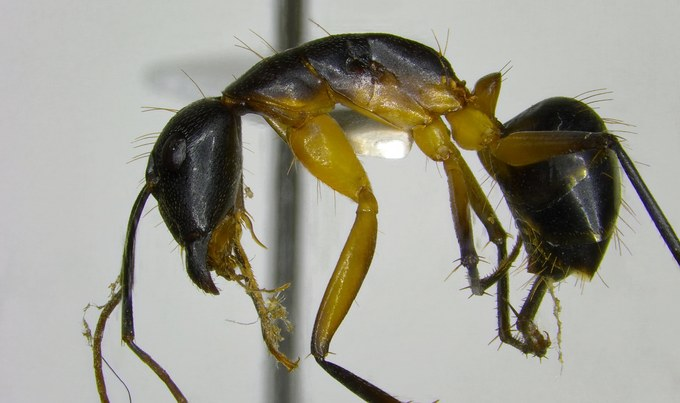
#> input picture assets/examples/ugandan-ant-01.jpg, 680 x 403 px
$ python -i thumbnails.py   (imports and definitions only)
#> lines starting #> are read from the running program, lines starting #| are printed output that depends on the picture
"""Thumbnail rendering for the filmstrip.

Uses Pillow draft mode or OpenCV C/C++ backends for fast thumbnail decoding and resizing.
"""
from __future__ import annotations

from pathlib import Path

import numpy as np
from PIL import Image, ImageOps
from PyQt6.QtCore import Qt
from PyQt6.QtGui import QColor, QFont, QImage, QPainter, QPixmap

from .imread import imread

try:
    import cv2
except ImportError:
    cv2 = None


# [18 lines left out: function _to_uint8, not called in this run]


def _pillow_to_rgb(img: Image.Image) -> Image.Image:
    img = ImageOps.exif_transpose(img)
    if img.mode in ("I;16", "I;16L", "I;16B", "I", "F"):
        gray = _to_uint8(np.asarray(img))
        return Image.fromarray(gray, "L").convert("RGB")
    return img.convert("RGB")


def make_thumbnail_data(path: str, max_edge: int = 120) -> tuple[bytes, int, int]:
    """Decode and downscale an image to raw RGB bytes and (width, height).

    Optimized for filmstrip thumbnails:
    - Uses Pillow JPEG draft mode (decodes directly at reduced resolution in libjpeg)
      for ~4x-6x faster decoding of JPEGs.
    - Uses OpenCV `cv2.INTER_AREA` for fast C/C++ area downsampling of TIFF/PNG frames.
    - Falls back to Pillow BOX resampling for maximum compatibility.
    """
#> called with path = '../assets/examples/ugandan-ant-01.jpg', max_edge = 120
    ext = Path(path).suffix.lower()
    if ext in (".jpg", ".jpeg"):
        try:
            with Image.open(path) as img:
#> img is the input picture: PIL image 680x403 RGB; mean R, G, B 158, 155.8, 143.7
                img.draft("RGB", (max_edge, max_edge))
                img = _pillow_to_rgb(img)
                img.thumbnail((max_edge, max_edge), Image.Resampling.BOX)
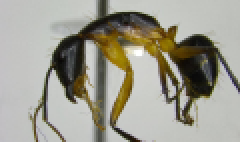
#> img: PIL image 120x71 RGB (shown 2 times larger); mean R, G, B 158.1, 155.9, 143.8
                return img.tobytes("raw", "RGB"), img.width, img.height
        except Exception:  # noqa: BLE001, S110
            pass

    # OpenCV fast C/C++ image decoding & area-downsampling for TIFF, PNG, etc.
    if cv2 is not None:
        bgr = imread(path, cv2.IMREAD_ANYDEPTH | cv2.IMREAD_COLOR)
        if bgr is not None:
            bgr = _to_uint8(bgr)
            h, w = bgr.shape[:2]
            scale = min(1.0, max_edge / max(h, w))
            nw, nh = max(1, int(w * scale)), max(1, int(h * scale))
            resized = cv2.resize(bgr, (nw, nh), interpolation=cv2.INTER_AREA)
            rgb = cv2.cvtColor(resized, cv2.COLOR_BGR2RGB)
            return rgb.tobytes("C"), nw, nh

    # Fallback to standard Pillow loading with fast BOX resampling
    with Image.open(path) as img:
        img = _pillow_to_rgb(img)
        img.thumbnail((max_edge, max_edge), Image.Resampling.BOX)
        return img.tobytes("raw", "RGB"), img.width, img.height


# [34 lines left out: functions make_thumbnail, make_placeholder_pixmap, make_rejected_pixmap, not called in this run]

>>> result = make_thumbnail_data('../assets/examples/ugandan-ant-01.jpg')

$ run again, on assets/examples/ugandan-ant-02.jpg
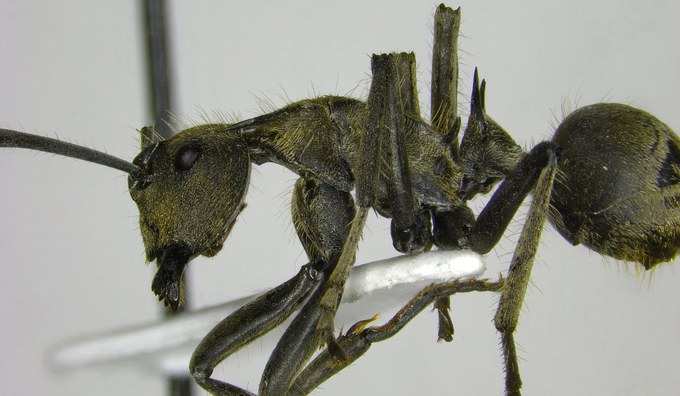
#> input picture assets/examples/ugandan-ant-02.jpg, 680 x 396 px
#> in make_thumbnail_data, img is the input picture: PIL image 680x396 RGB; mean R, G, B 146.7, 146.8, 137.9
#> in make_thumbnail_data, `img.thumbnail((max_edge, max_edge), Image.Resampling.BOX)`:
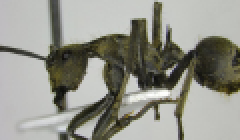
#> img: PIL image 120x70 RGB (shown 2 times larger); mean R, G, B 147, 147.1, 138.3

$ run again, on assets/examples/ugandan-ant-03.jpg
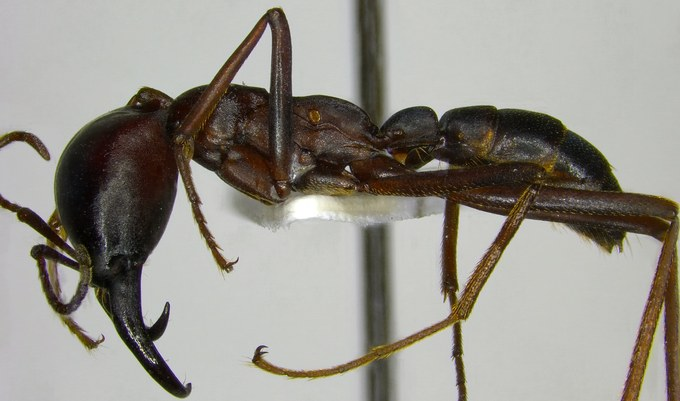
#> input picture assets/examples/ugandan-ant-03.jpg, 680 x 401 px
#> in make_thumbnail_data, img is the input picture: PIL image 680x401 RGB; mean R, G, B 150.1, 146.8, 139.1
#> in make_thumbnail_data, `img.thumbnail((max_edge, max_edge), Image.Resampling.BOX)`:
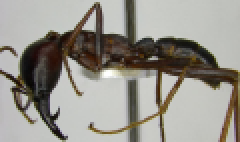
#> img: PIL image 120x71 RGB (shown 2 times larger); mean R, G, B 150.4, 147.1, 139.4

$ run again, on assets/examples/ugandan-ant-04.jpg
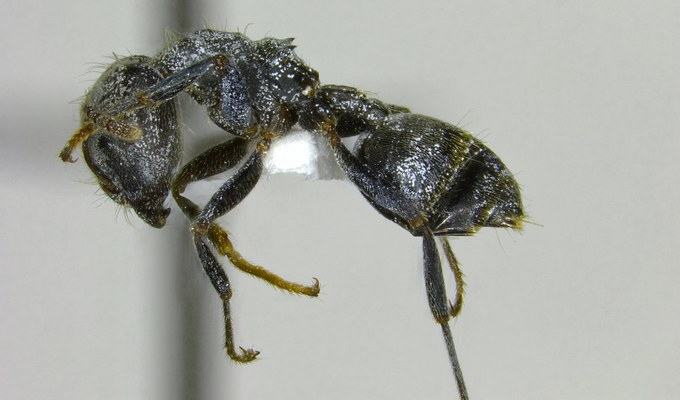
#> input picture assets/examples/ugandan-ant-04.jpg, 680 x 400 px
#> in make_thumbnail_data, img is the input picture: PIL image 680x400 RGB; mean R, G, B 165.1, 166.4, 160.4
#> in make_thumbnail_data, `img.thumbnail((max_edge, max_edge), Image.Resampling.BOX)`:
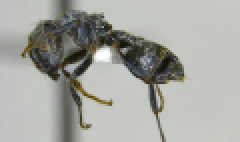
#> img: PIL image 120x71 RGB (shown 2 times larger); mean R, G, B 165.2, 166.6, 160.5
